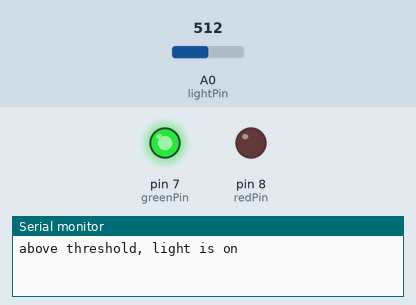
A sketch run on a simulated Arduino Uno, built with avr-gcc and run on an emulated ATmega328P. Shown: output pins drawn as LEDs (lit = HIGH), the last lines printed to the serial monitor. The test bench sets the inputs (shaded band); at power-on: A0 (lightPin) = 512.

Above: at 1.2 s.
1.3 s: A0 (lightPin) set to 491
At 2.1 s:
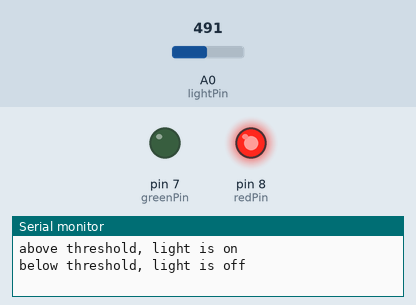
2.9 s: A0 (lightPin) set to 510
At 3.4 s:
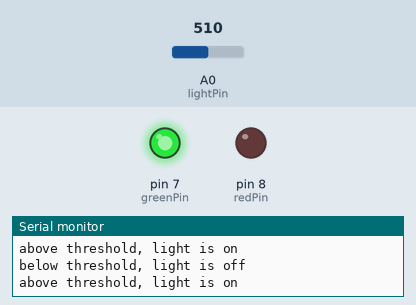
4.5 s: A0 (lightPin) set to 490
At 5.8 s:
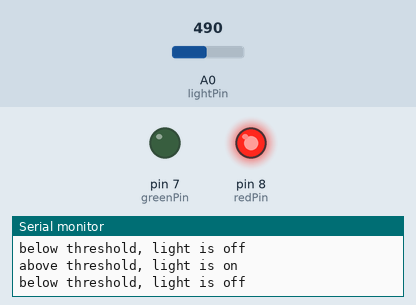
Timing chart, 0 to 7.5 s (numbered marks = the images above; inputs shaded):
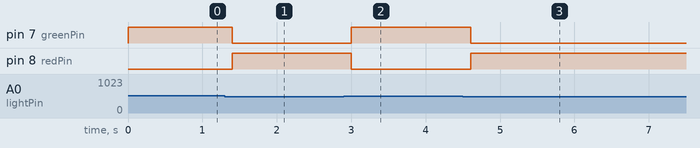

Measured:
- the behaviour switches between 501 and 500 on A0 (lightPin) (found by bisection; images 0 and 1)
- after the input at 1.3 s, pin 7 (greenPin): HIGH → LOW after 0.10 s; pin 8 (redPin): LOW → HIGH after 0.10 s
- after the input at 2.9 s, pin 7 (greenPin): LOW → HIGH after 0.10 s; pin 8 (redPin): HIGH → LOW after 0.10 s
- after the input at 4.5 s, pin 7 (greenPin): HIGH → LOW after 0.10 s; pin 8 (redPin): LOW → HIGH after 0.10 s

The sketch:

photoresist-1.ino
```cpp
// as the light intensity of the photoresistor increases, the resistance decreases
// it is a semiconductor device that changes its resistance based on the light intensity

int lightPin = A0;
int redPin = 8;
int greenPin = 7;
String status1 = "above threshold, light is on";
String status2 = "below threshold, light is off";
int threshold = 500;
int lightVal;
int lastState = -1;   // remembers the previous state so we only print on a change (-1 = unknown, forces the first print)

void setup() {
  Serial.begin(9600);
  pinMode(redPin, OUTPUT);
  pinMode(greenPin, OUTPUT);
  pinMode(lightPin, INPUT);
}

void loop() {
  lightVal = analogRead(lightPin);
  int state = (lightVal > threshold) ? 1 : 0;   // 1 = above threshold (light), 0 = below (dark)

  // drive the LEDs every loop so they always match the current light
  if (state == 1) {
    digitalWrite(redPin, LOW);
    digitalWrite(greenPin, HIGH);
  } else {
    digitalWrite(redPin, HIGH);
    digitalWrite(greenPin, LOW);
  }

  // but only print when the state actually flips
  if (state != lastState) {
    Serial.println(state == 1 ? status1 : status2);
    lastState = state;
  }

  delay(200);
}
```
